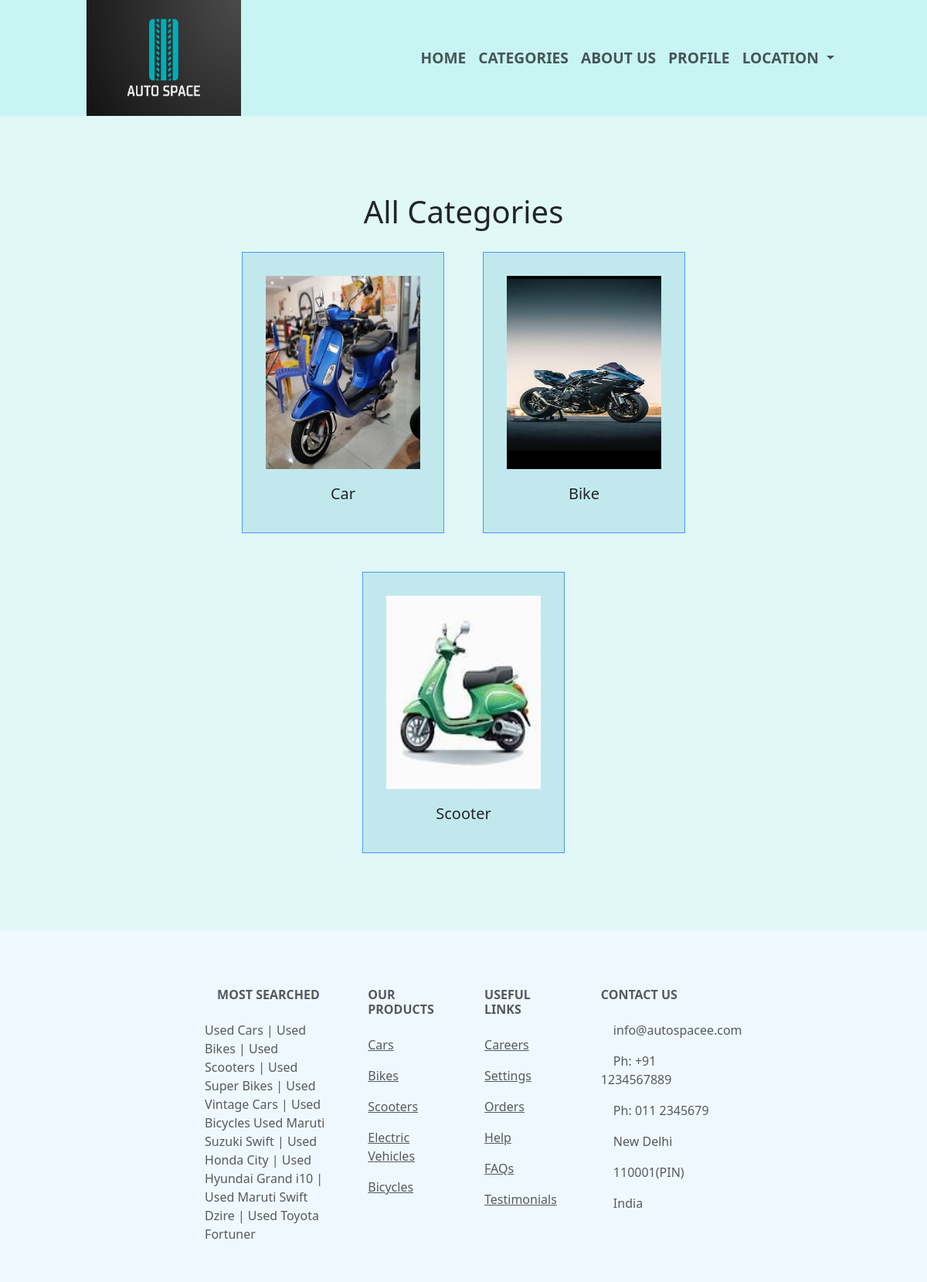
Page /home/categories on the earlier database version.
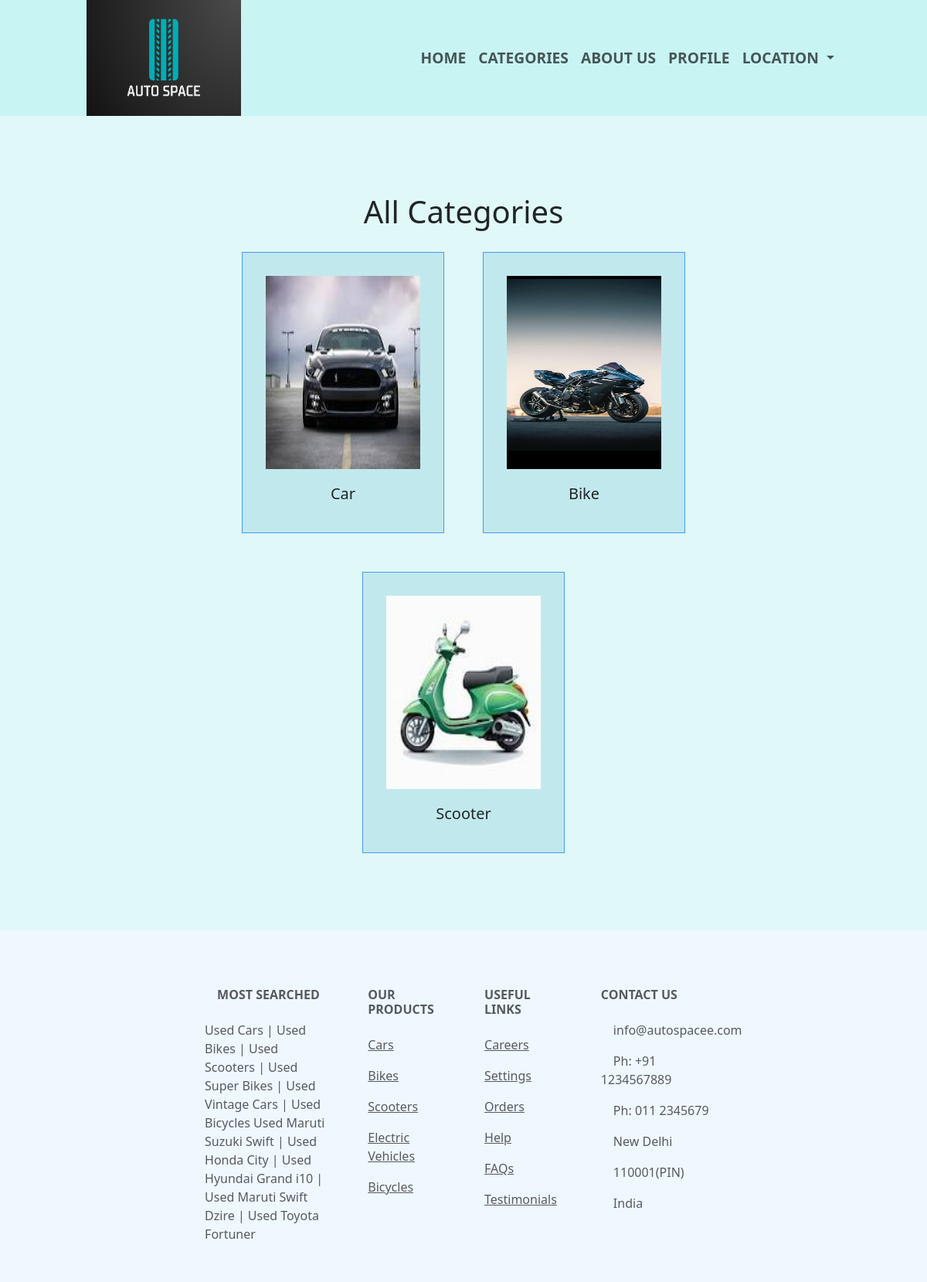
Same page on the later database version.
### myproject/models.py (models this page shows, shortened)
class Category(models.Model):
    name=models.CharField(max_length=100,primary_key=True)
    category_img=models.ImageField(upload_to='categories')

### myproject/views.py (the view)
# urls.py: path('categories',views.categorylist,name='categories'),
def categorylist(request):
    allcategory=Category.objects.all()
    return render(request,'categorylist.html',{'categories':allcategory})

### templates/categorylist.html (shortened to what this page needs)
{% extends 'base.html' %}
{% block content %}
<div class="category">
<h1>All Categories </h1>
<div class="categories">
    {% for category in categories %}
        <div class="vehicles">
            <a href="{% url 'category' category.name %}"><img src="/home/{{category.category_img}}"></a>
            <h5>{{category.name}}</h5>
        </div>
    {% endfor %}
</div>
</div>
{% endblock %}

Differences in the rows shown:
changed Category "Car": category_img: a different picture
